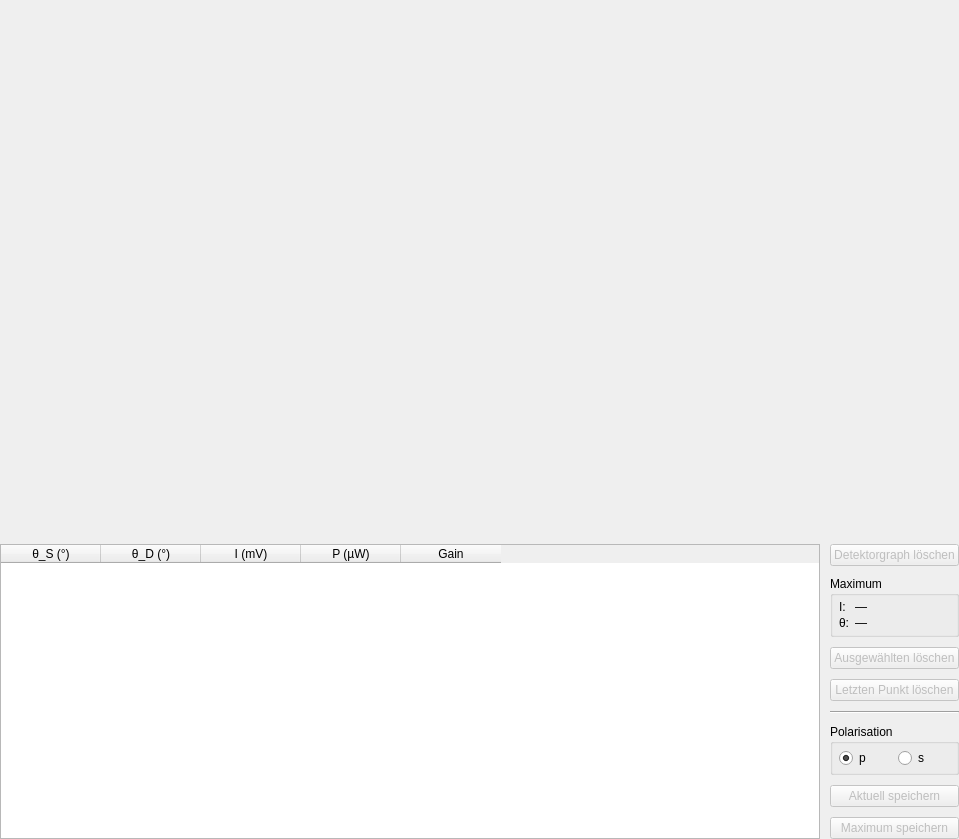
<?xml version="1.0" encoding="UTF-8"?>
<ui version="4.0">
 <class>BrewsterTab</class>
 <widget class="QWidget" name="BrewsterTab">
  <property name="geometry">
   <rect>
    <x>0</x>
    <y>0</y>
    <width>959</width>
    <height>839</height>
   </rect>
  </property>
  <layout class="QGridLayout" name="gridLayout" rowstretch="2,2,1" columnstretch="1,0">
   <property name="leftMargin">
    <number>0</number>
   </property>
   <property name="topMargin">
    <number>0</number>
   </property>
   <property name="rightMargin">
    <number>0</number>
   </property>
   <property name="bottomMargin">
    <number>0</number>
   </property>
   <item row="0" column="0" colspan="2">
    <widget class="BrewsterDetectorPlot" name="detectorPlot" native="true"/>
   </item>
   <item row="1" column="0" colspan="2">
    <widget class="BrewsterCurvePlot" name="brewsterCurvePlot" native="true">
     <property name="minimumSize">
      <size>
       <width>0</width>
       <height>100</height>
      </size>
     </property>
    </widget>
   </item>
   <item row="2" column="0">
    <widget class="QTableWidget" name="pointsTable">
     <property name="minimumSize">
      <size>
       <width>0</width>
       <height>80</height>
      </size>
     </property>
     <property name="maximumSize">
      <size>
       <width>16777215</width>
       <height>400</height>
      </size>
     </property>
     <property name="autoScroll">
      <bool>true</bool>
     </property>
     <property name="editTriggers">
      <set>QAbstractItemView::EditTrigger::NoEditTriggers</set>
     </property>
     <property name="selectionMode">
      <enum>QAbstractItemView::SelectionMode::SingleSelection</enum>
     </property>
     <property name="selectionBehavior">
      <enum>QAbstractItemView::SelectionBehavior::SelectRows</enum>
     </property>
     <property name="verticalScrollMode">
      <enum>QAbstractItemView::ScrollMode::ScrollPerItem</enum>
     </property>
     <attribute name="verticalHeaderVisible">
      <bool>false</bool>
     </attribute>
     <column>
      <property name="text">
       <string>θ_S (°)</string>
      </property>
     </column>
     <column>
      <property name="text">
       <string>θ_D (°)</string>
      </property>
     </column>
     <column>
      <property name="text">
       <string>I (mV)</string>
      </property>
     </column>
     <column>
      <property name="text">
       <string>P (µW)</string>
      </property>
     </column>
     <column>
      <property name="text">
       <string>Gain</string>
      </property>
     </column>
    </widget>
   </item>
   <item row="2" column="1">
    <layout class="QVBoxLayout" name="rightLayout">
     <property name="spacing">
      <number>10</number>
     </property>
     <property name="leftMargin">
      <number>4</number>
     </property>
     <property name="topMargin">
      <number>0</number>
     </property>
     <property name="rightMargin">
      <number>0</number>
     </property>
     <property name="bottomMargin">
      <number>0</number>
     </property>
     <item>
      <widget class="QPushButton" name="btnClearDetector">
       <property name="enabled">
        <bool>false</bool>
       </property>
       <property name="toolTip">
        <string>Löscht alle Punkte im oberen Detektorwinkel-Intensitäts-Graphen</string>
       </property>
       <property name="text">
        <string>Detektorgraph löschen</string>
       </property>
      </widget>
     </item>
     <item>
      <widget class="QGroupBox" name="gbMax">
       <property name="title">
        <string>Maximum</string>
       </property>
       <layout class="QFormLayout" name="formMax">
        <property name="verticalSpacing">
         <number>2</number>
        </property>
        <property name="leftMargin">
         <number>6</number>
        </property>
        <property name="topMargin">
         <number>4</number>
        </property>
        <property name="rightMargin">
         <number>6</number>
        </property>
        <property name="bottomMargin">
         <number>4</number>
        </property>
        <item row="0" column="0">
         <widget class="QLabel" name="lblMaxIntensityLabel">
          <property name="text">
           <string>I:</string>
          </property>
         </widget>
        </item>
        <item row="0" column="1">
         <widget class="QLabel" name="lblMaxIntensity">
          <property name="text">
           <string>—</string>
          </property>
         </widget>
        </item>
        <item row="1" column="0">
         <widget class="QLabel" name="lblMaxAngleLabel">
          <property name="text">
           <string>θ:</string>
          </property>
         </widget>
        </item>
        <item row="1" column="1">
         <widget class="QLabel" name="lblMaxAngle">
          <property name="text">
           <string>—</string>
          </property>
         </widget>
        </item>
       </layout>
      </widget>
     </item>
     <item>
      <spacer name="verticalSpacer">
       <property name="orientation">
        <enum>Qt::Orientation::Vertical</enum>
       </property>
       <property name="sizeType">
        <enum>QSizePolicy::Policy::Expanding</enum>
       </property>
       <property name="sizeHint" stdset="0">
        <size>
         <width>20</width>
         <height>10</height>
        </size>
       </property>
      </spacer>
     </item>
     <item>
      <widget class="QPushButton" name="btnDeleteSelected">
       <property name="enabled">
        <bool>false</bool>
       </property>
       <property name="toolTip">
        <string>Markierten Punkt aus der Kurve löschen</string>
       </property>
       <property name="text">
        <string>Ausgewählten löschen</string>
       </property>
      </widget>
     </item>
     <item>
      <widget class="QPushButton" name="btnDeleteLast">
       <property name="enabled">
        <bool>false</bool>
       </property>
       <property name="toolTip">
        <string>Letzten gespeicherten Messpunkt entfernen</string>
       </property>
       <property name="text">
        <string>Letzten Punkt löschen</string>
       </property>
      </widget>
     </item>
     <item>
      <widget class="Line" name="line">
       <property name="orientation">
        <enum>Qt::Orientation::Horizontal</enum>
       </property>
      </widget>
     </item>
     <item>
      <widget class="QGroupBox" name="gbPolarisation">
       <property name="title">
        <string>Polarisation</string>
       </property>
       <layout class="QHBoxLayout" name="hlPolarisation">
        <property name="leftMargin">
         <number>6</number>
        </property>
        <property name="topMargin">
         <number>4</number>
        </property>
        <property name="rightMargin">
         <number>6</number>
        </property>
        <property name="bottomMargin">
         <number>4</number>
        </property>
        <item>
         <widget class="QRadioButton" name="rbPolP">
          <property name="toolTip">
           <string>p-Polarisation (transversal-magnetisch, parallel zur Einfallsebene)</string>
          </property>
          <property name="text">
           <string>p</string>
          </property>
          <property name="checked">
           <bool>true</bool>
          </property>
         </widget>
        </item>
        <item>
         <widget class="QRadioButton" name="rbPolS">
          <property name="toolTip">
           <string>s-Polarisation (transversal-elektrisch, senkrecht zur Einfallsebene)</string>
          </property>
          <property name="text">
           <string>s</string>
          </property>
         </widget>
        </item>
       </layout>
      </widget>
     </item>
     <item>
      <widget class="QPushButton" name="btnSaveCurrent">
       <property name="enabled">
        <bool>false</bool>
       </property>
       <property name="toolTip">
        <string>Aktuellen Messwert (live) als Punkt in der Brewster-Kurve speichern</string>
       </property>
       <property name="text">
        <string>Aktuell speichern</string>
       </property>
      </widget>
     </item>
     <item>
      <widget class="QPushButton" name="btnSaveMax">
       <property name="enabled">
        <bool>false</bool>
       </property>
       <property name="toolTip">
        <string>Maximum des Detektorscans als Punkt speichern und Scan zurücksetzen</string>
       </property>
       <property name="text">
        <string>Maximum speichern</string>
       </property>
      </widget>
     </item>
    </layout>
   </item>
  </layout>
 </widget>
 <customwidgets>
  <customwidget>
   <class>BrewsterDetectorPlot</class>
   <extends>QWidget</extends>
   <header>polarisation_ui.ui.widgets.brewster_detector_plot</header>
  </customwidget>
  <customwidget>
   <class>BrewsterCurvePlot</class>
   <extends>QWidget</extends>
   <header>polarisation_ui.ui.widgets.brewster_curve_plot</header>
  </customwidget>
 </customwidgets>
 <resources/>
 <connections/>
</ui>
